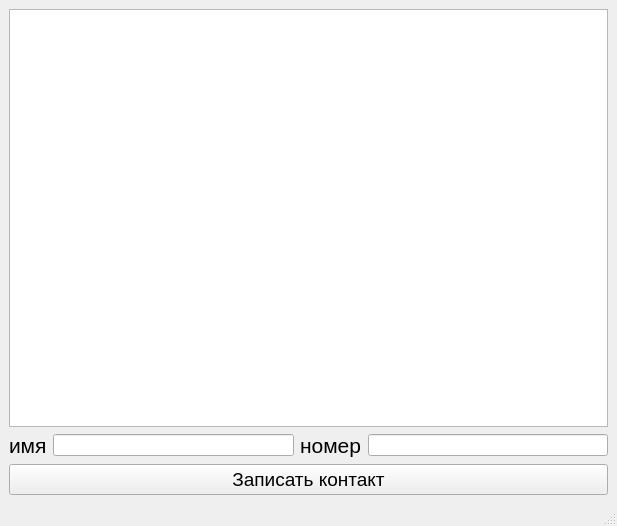
<?xml version="1.0" encoding="UTF-8"?>
<ui version="4.0">
 <class>MainWindow</class>
 <widget class="QMainWindow" name="MainWindow">
  <property name="geometry">
   <rect>
    <x>0</x>
    <y>0</y>
    <width>617</width>
    <height>526</height>
   </rect>
  </property>
  <property name="windowTitle">
   <string>MainWindow</string>
  </property>
  <widget class="QWidget" name="centralwidget">
   <layout class="QGridLayout" name="gridLayout">
    <item row="0" column="0">
     <widget class="QListWidget" name="listWidget"/>
    </item>
    <item row="1" column="0">
     <layout class="QHBoxLayout" name="horizontalLayout">
      <item>
       <widget class="QLabel" name="label">
        <property name="font">
         <font>
          <pointsize>16</pointsize>
         </font>
        </property>
        <property name="text">
         <string>имя</string>
        </property>
       </widget>
      </item>
      <item>
       <widget class="QLineEdit" name="lineEdit"/>
      </item>
      <item>
       <widget class="QLabel" name="label_2">
        <property name="font">
         <font>
          <pointsize>16</pointsize>
         </font>
        </property>
        <property name="text">
         <string>номер</string>
        </property>
       </widget>
      </item>
      <item>
       <widget class="QLineEdit" name="lineEdit_2"/>
      </item>
     </layout>
    </item>
    <item row="2" column="0">
     <widget class="QPushButton" name="pushButton">
      <property name="font">
       <font>
        <pointsize>14</pointsize>
       </font>
      </property>
      <property name="text">
       <string>Записать контакт</string>
      </property>
     </widget>
    </item>
   </layout>
  </widget>
  <widget class="QMenuBar" name="menubar">
   <property name="geometry">
    <rect>
     <x>0</x>
     <y>0</y>
     <width>617</width>
     <height>26</height>
    </rect>
   </property>
  </widget>
  <widget class="QStatusBar" name="statusbar"/>
 </widget>
 <resources/>
 <connections/>
</ui>
